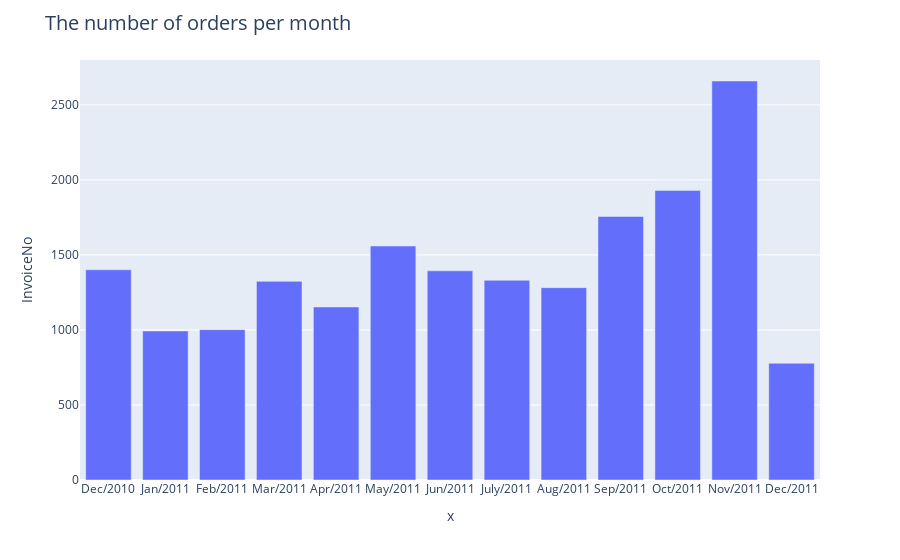

Notebook cell for this chart:
### Code cell
fig1 = zzz.plot(x=timeline, y='InvoiceNo', kind="bar")
fig1.update_layout(title_text="The number of orders per month", title_font=dict(size=20))
fig1.update_layout(uniformtext_minsize=16, uniformtext_mode='hide')
fig1.show()

### Figure 1 — Plotly figure (JSON) as saved in the notebook; plotly's stock layout.template omitted (floating-point values rounded to 4 significant figures)
{"data": [{"alignmentgroup": "True", "hovertemplate": "x=%{x}<br>InvoiceNo=%{y}<extra></extra>", "legendgroup": "", "marker": {"color": "#636efa"}, "name": "", "offsetgroup": "", "orientation": "v", "showlegend": false, "textposition": "auto", "type": "bar", "x": ["Dec/2010", "Jan/2011", "Feb/2011", "Mar/2011", "Apr/2011", "May/2011", "Jun/2011", "July/2011", "Aug/2011", "Sep/2011", "Oct/2011", "Nov/2011", "Dec/2011"], "xaxis": "x", "y": [1401, 993, 1002, 1324, 1153, 1559, 1394, 1331, 1282, 1756, 1930, 2659, 778], "yaxis": "y"}], "layout": {"barmode": "relative", "legend": {"tracegroupgap": 0}, "margin": {"t": 60}, "title": {"font": {"size": 20}, "text": "The number of orders per month"}, "uniformtext": {"minsize": 16, "mode": "hide"}, "xaxis": {"anchor": "y", "domain": [0, 1], "title": {"text": "x"}}, "yaxis": {"anchor": "x", "domain": [0, 1], "title": {"text": "InvoiceNo"}}}}
